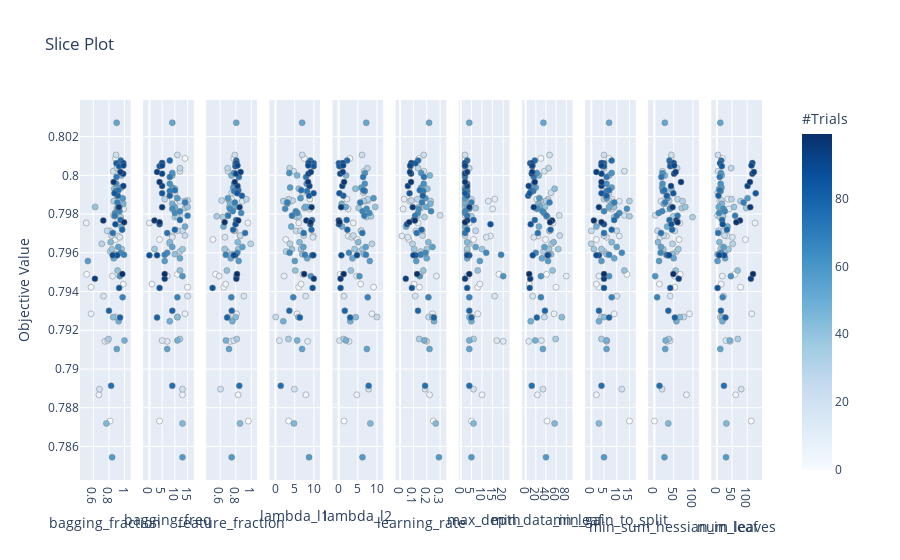

Here is the notebook cell this chart was saved with:
### Code cell
fig = optuna.visualization.plot_slice(lgb_study1)#, params=['max_depth','learning_rate','min_child_weight','subsample','gamma'])
fig.show()
# fig.update_layout(margin=dict(l=20, r=10, t=35, b=20), height=500)
